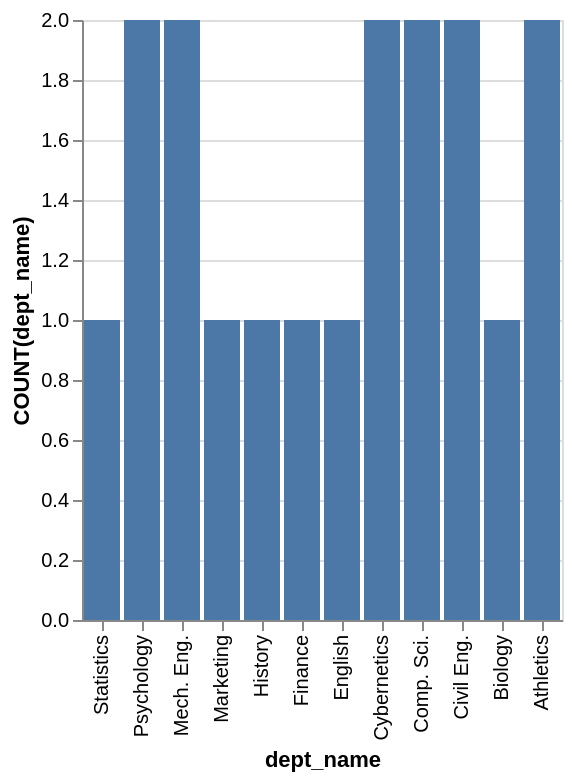

Express this chart as Vega-Lite.
### Vega-Lite specification from a JSON file in a GitHub repository (floating-point values rounded to 4 significant figures)
{"data": {"values": [{"x_data": "Statistics", "y_data": 1}, {"x_data": "Psychology", "y_data": 2}, {"x_data": "Mech. Eng.", "y_data": 2}, {"x_data": "Marketing", "y_data": 1}, {"x_data": "History", "y_data": 1}, {"x_data": "Finance", "y_data": 1}, {"x_data": "English", "y_data": 1}, {"x_data": "Cybernetics", "y_data": 2}, {"x_data": "Comp. Sci.", "y_data": 2}, {"x_data": "Civil Eng.", "y_data": 2}, {"x_data": "Biology", "y_data": 1}, {"x_data": "Athletics", "y_data": 2}]}, "mark": "bar", "encoding": {"x": {"field": "x_data", "type": "nominal", "title": "dept_name", "sort": "descending"}, "y": {"field": "y_data", "type": "quantitative", "title": "COUNT(dept_name)"}}}
